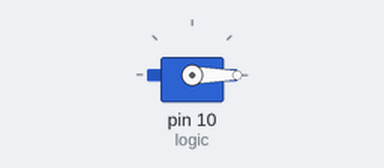
This sketch was run on a simulated Arduino Uno, built with avr-gcc and run on an emulated ATmega328P. Shown: servo.

Above: at 0.05 s.
At 3.0 s:
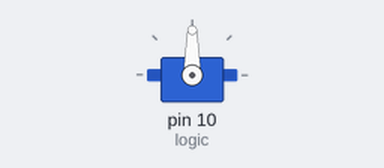
At 6.0 s:
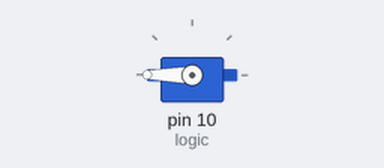
Timing chart, 0 to 7.8 s (numbered marks = the images above):
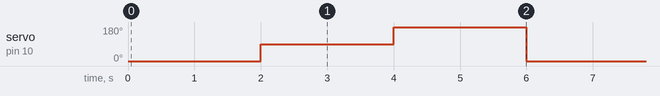

Measured:
- by itself, servo on pin 10 (logic): repeats every 6.0 s: 180° 2.0 s, 0° 2.0 s, 90° 2.0 s

The sketch:

Servo.ino
```cpp
#include <Servo.h>

Servo logic;

void setup() {
  // put your setup code here, to run once:
  logic.attach(10);
  Serial.begin(9600);
}

void loop() {
  // put your main code here, to run repeatedly:
  logic.write(0);
  delay(2000);
  logic.write(90);
  delay(2000);
  logic.write(180);
  delay(2000);
}
```
